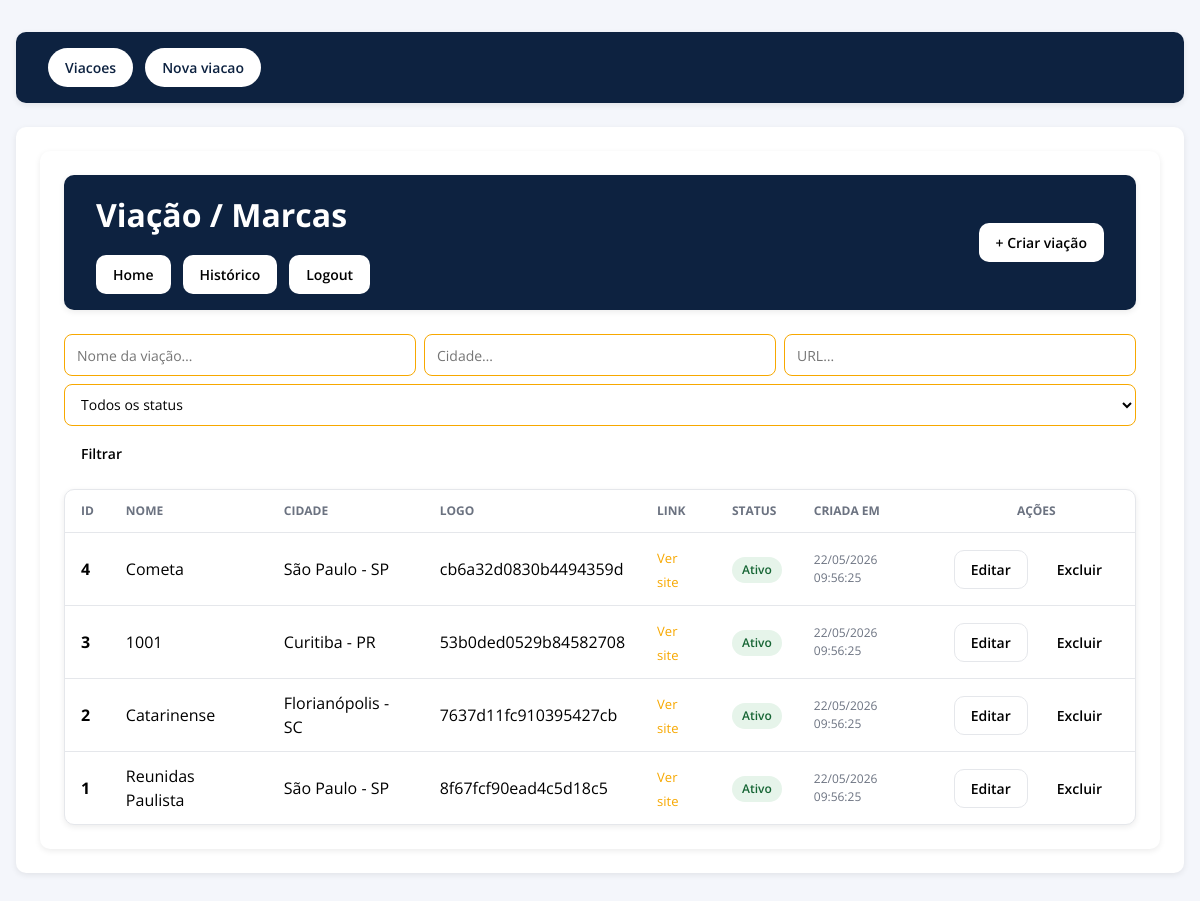
Page / (signed in) on the earlier database version.
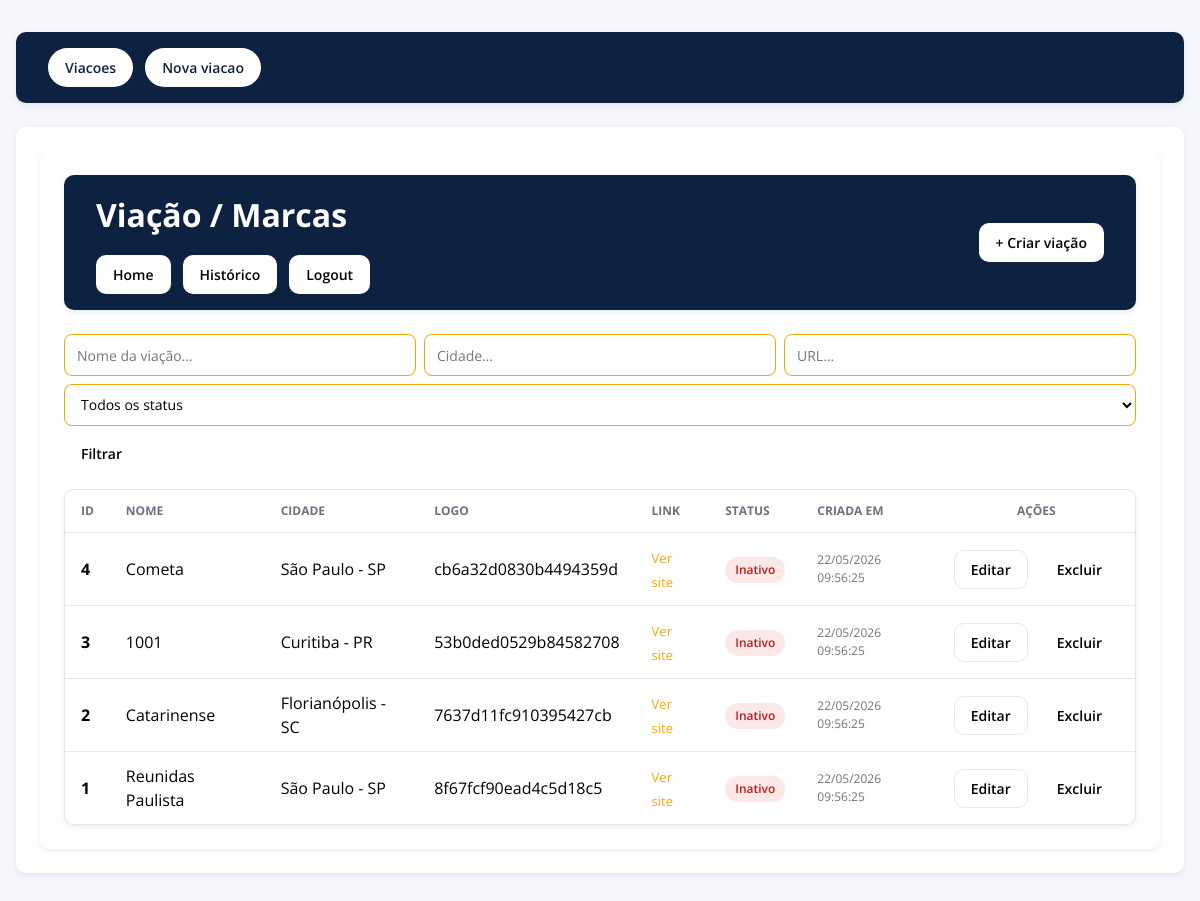
Same page on the later database version.
### tables this page shows
CREATE TABLE IF NOT EXISTS viacoes
(
    id         INT AUTO_INCREMENT PRIMARY KEY,
    nome       VARCHAR(100) NOT NULL,
    url        VARCHAR(255) NOT NULL DEFAULT '',
    cidade     VARCHAR(100) NOT NULL DEFAULT '',
    logo       VARCHAR(255)          DEFAULT NULL,
    status     ENUM ('ativo', 'inativo', 'deletado') NOT NULL DEFAULT 'ativo',
    data_criacao TIMESTAMP    NOT NULL DEFAULT CURRENT_TIMESTAMP,
    data_atualizacao TIMESTAMP    NULL     DEFAULT NULL
        ON UPDATE CURRENT_TIMESTAMP
);

### Core/View.php (called while the page is built, shortened)
<?php
final class View
{
    public static function render(string $view, array $data = []): void
    {
        $basePath = dirname(__DIR__);
        $viewFile = $basePath . '/views/' . $view . '.php';
        $layoutFile = $basePath . '/views/_layout.php';
        extract($data, EXTR_SKIP);
        require $viewFile;
        $content = (string) ob_get_clean();
        require $layoutFile;
    }
}

### Controllers/ViacaoController.php (called while the page is built, shortened)
<?php
final class ViacaoController
{
    private ViacaoService   $viacaoService;
    public function __construct(?ViacaoService $ViacaoService = null)
    {
        $this->viacaoService    = $ViacaoService ?? new ViacaoService();
    }
    public function index(): void
    {
        $nome   = trim((string) ($_GET['nome']   ?? ''));
        $cidade = trim((string) ($_GET['cidade'] ?? ''));
        $url    = trim((string) ($_GET['url']    ?? ''));
        $status = $_GET['status'] ?? '';
        $viacoes = $this->viacaoService->listar(
            $nome   !== '' ? $nome   : null,
            $cidade !== '' ? $cidade : null,
            $url    !== '' ? $url    : null,
            $status !== '' ? $status : null,
        );
        $temFiltro = $nome !== '' || $cidade !== '' || $url !== '' || $status !== '';
        View::render('viacoes/index', [
            'title'     => 'Viações',
            'viacoes'   => $viacoes,
            'temFiltro' => $temFiltro,
            'filtros'   => compact('nome', 'cidade', 'url', 'status'),
        ]);
    }
}

### public/index.php (called while the page is built, shortened)
<?php
require_once __DIR__ . '/../database/db.php';
require __DIR__ . '/../routes/api.php';
$method = (string) ($_SERVER['REQUEST_METHOD'] ?? 'GET');
$router->dispatch($method, $uri);

### database/db.php (called while the page is built, shortened)
<?php
function env(string $key, ?string $default = null): string
{
    $value = getenv($key);
    if ($value === false || $value === '') {
        return $default ?? '';
    }
    return (string) $value;
}
function getPdo(): PDO
{
    static $pdo = null;
    if ($pdo instanceof PDO) {
        return $pdo;
    }
    $host = env('DB_HOST', 'db');
    $db = env('DB_NAME', 'viacoes');
    $user = env('DB_USER', 'root');
    $pass = env('DB_PASSWORD', 'root123');
    $charset = 'utf8mb4';
    $dsn = "mysql:host={$host};dbname={$db};charset={$charset}";
    $options = [
        PDO::ATTR_ERRMODE => PDO::ERRMODE_EXCEPTION,
        PDO::ATTR_DEFAULT_FETCH_MODE => PDO::FETCH_ASSOC,
    ];
    $pdo = new PDO($dsn, $user, $pass, $options);
    return $pdo;
}

### Services/ViacaoService.php (called while the page is built, shortened)
<?php
final class ViacaoService
{
    private PDO $pdo;
    public function __construct(?PDO $pdo = null)
    {
        $this->pdo = $pdo ?? \getPdo();
    }
    public function listar(
        ?string $nome   = null,
        ?string $cidade = null,
        ?string $url    = null,
        ?string $status = null
    ): array {
        $where  = [];
        $params = [];
        $whereClause = $where !== [] ? 'WHERE ' . implode(' AND ', $where) : '';
        $stmt = $this->pdo->prepare("SELECT * FROM viacoes {$whereClause} ORDER BY id DESC");
        $stmt->execute($params);
        return array_map(
            fn(array $row) => Viacao::fromRow($row),
            $stmt->fetchAll(PDO::FETCH_ASSOC)
        );
    }
}

### Models/Viacao.php (called while the page is built, shortened)
<?php
final class Viacao
{
    public static function fromRow(array $row): self
    {
        return new self(
            id: (int) $row['id'],
            nome: (string) $row['nome'],
            logo: $row['logo'],
            url: (string) $row['url'],
            cidade: (string) $row['cidade'],
            status: (int) $row['status'] === 1,
            data_criacao: $row['data_criacao'] !== null
                ? (new \DateTime($row['data_criacao']))
                    ->setTimezone(new \DateTimeZone('America/Sao_Paulo'))
                    ->format('d/m/Y H:i:s')
                : null,
        );
    }
}

### views/viacoes/index.php (the view, shortened to what this page needs)
<?php
$busca = $busca ?? '';
?>
<link rel="stylesheet" href="/css/layout.css">
<main class="container">
    <header class="page-header">
        <div>
            <h1 style="color: white">Viação / Marcas</h1>
            <nav class="actions">
                <a class="btn btn-primary" href="/home">Home</a>
                <a class="btn btn-primary"  href="/viacoes/historico">Histórico</a>
                <a class="btn btn-primary"  href="/logout">Logout</a>
            </nav>
        </div>
        <a href="/viacoes/create" class="btn btn-primary">
            + Criar viação
        </a>
    </header>
    <?php
    $filtros   = $filtros   ?? [];
    ?>
    <form method="get" action="/viacoes" class="search-bar search-bar--multi">
        <div class="search-group search-group--multi">
            <input type="search" name="nome"
                   class="search-input"
                   placeholder="Nome da viação…"
                   value="<?= htmlspecialchars($filtros['nome'] ?? '', ENT_QUOTES, 'UTF-8') ?>">
            <input type="search" name="cidade"
                   class="search-input"
                   placeholder="Cidade…"
                   value="<?= htmlspecialchars($filtros['cidade'] ?? '', ENT_QUOTES, 'UTF-8') ?>">
            <input type="search" name="url"
                   class="search-input"
                   placeholder="URL…"
                   value="<?= htmlspecialchars($filtros['url'] ?? '', ENT_QUOTES, 'UTF-8') ?>">
            <select name="status" class="search-select">
                <option value="">Todos os status</option>
            </select>
            <button type="submit" class="btn btn-primary">Filtrar</button>
        </div>
    </form>
    <?php if (count($viacoes) === 0): ?>
        <div class="card empty-state">
            <?php if ($busca !== ''): ?>
                <p>Nenhuma viação encontrada para a busca "<strong><?= htmlspecialchars($busca, ENT_QUOTES, 'UTF-8') ?></strong>".</p>
            <?php else: ?>
                <p>Nenhuma viação cadastrada no sistema.</p>
            <?php endif; ?>
        </div>
    <?php else: ?>
        <div class="table-card">
            <table>
                <thead>
                <tr>
                    <th>ID</th>
                    <th>Nome</th>
                    <th>Cidade</th>
                    <th>Logo</th>
                    <th>Link</th>
                    <th>Status</th>
                    <th class="date-text">Criada em</th>
                    <th style="text-align: center;">Ações</th>
                </tr>
                </thead>
                <tbody>
                <?php foreach ($viacoes as $viacao): ?>
                    <tr>
                        <td><strong><?= (int) $viacao->id ?></strong></td>
                        <td><?= htmlspecialchars($viacao->nome, ENT_QUOTES, 'UTF-8') ?></td>
                        <td><?= htmlspecialchars($viacao->cidade, ENT_QUOTES, 'UTF-8') ?></td>
                        <td><?= htmlspecialchars(substr($viacao?->logo ?? '', 0, 20), ENT_QUOTES, 'UTF-8') ?></td>
                        <td>
                            <a href="<?= htmlspecialchars($viacao->url, ENT_QUOTES, 'UTF-8') ?>"
                               target="_blank" class="url-link">
                                Ver site
                            </a>
                        </td>
                        <td>
                            <?php if ($viacao->status): ?>
                                <span class="badge badge-active">Ativo</span>
                            <?php else: ?>
                                <span class="badge badge-inactive">Inativo</span>
                            <?php endif; ?>
                        </td>
                        <td class="date-text">
                            <?= htmlspecialchars($viacao->data_criacao, ENT_QUOTES, 'UTF-8') ?>
                        </td>
                        <td>
                            <div class="actions" style="justify-content: flex-end;">
                                <a href="/viacoes/<?= (int) $viacao->id ?>/edit" class="btn btn-ghost">
                                    Editar
                                </a>
                                <form method="post" action="/viacoes/<?= (int) $viacao->id ?>/delete"
                                      onsubmit="return confirm('Remover esta marca?');">
                                    <button type="submit" class="btn btn-danger">Excluir</button>
                                </form>
                            </div>
                        </td>
                    </tr>
                <?php endforeach; ?>
                </tbody>
            </table>
        </div>
    <?php endif; ?>
</main>

### Core/Router.php (shortened to what this page needs)
<?php
final class Router
{
    private array $routes = [];
    private function add(string $method, string $pattern, callable|array $handler): void
    {
        $method = strtoupper($method);
        $pattern = $this->normalizePath($pattern);
        $this->routes[$method] ??= [];
        $this->routes[$method][] = [
            'pattern' => $pattern,
            'regex' => $this->patternToRegex($pattern),
            'handler' => $handler,
        ];
    }
    public function dispatch(string $method, string $uri): void
    {
        $method = strtoupper($method);
        $path = parse_url($uri, PHP_URL_PATH);
        $path = is_string($path) ? $path : '/';
        $path = $this->normalizePath($path);
        foreach ($this->routes[$method] ?? [] as $route) {
            $matches = [];
            if (preg_match($route['regex'], $path, $matches) !== 1) {
                continue;
            }
            $params = [];
            foreach ($matches as $key => $value) {
                if (!is_string($key)) {
                    continue;
                }
                $params[$key] = $value;
            }
            $this->invoke($route['handler'], $params);
            return;
        }
    }
    private function invoke(callable|array $handler, array $params): void
    {
        if (is_array($handler)) {
            [$class, $method] = $handler;
            $controller = new $class();
            $controller->$method(...$params);
            return;
        }
    }
    private function normalizePath(string $path): string
    {
        $path = '/' . ltrim($path, '/');
        if ($path !== '/') {
            $path = rtrim($path, '/');
        }
        return $path;
    }
    private function patternToRegex(string $pattern): string
    {
        $tmp = preg_replace_callback(
            '#\{([a-zA-Z_][a-zA-Z0-9_]*)\}#',
            static fn(array $m): string => '__PARAM__' . $m[1] . '__',
            $pattern
        );
        $quoted = preg_quote((string) $tmp, '#');
        $regex = preg_replace_callback(
            '#__PARAM__([a-zA-Z_][a-zA-Z0-9_]*)__#',
            static function (array $m): string {
                $name = $m[1];
                $paramPattern = $name === 'id' ? '\\d+' : '[^/]+';
                return '(?P<' . $name . '>' . $paramPattern . ')';
            },
            $quoted
        );
        return '#^' . (string) $regex . '$#';
    }
}

### views/_layout.php (shortened to what this page needs)
?><!doctype html>
<html lang="pt-BR">
<head>
    <link rel="stylesheet" href="layout.css">
</head>
<body>
<header>
    <div >
        <nav class="container-nav">
            <a class="btn-headerlay" href="/viacoes">Viacoes</a>
            <a class="btn-headerlay" href="/viacoes/create">Nova viacao</a>
        </nav>
    </div>
</header>
<main>
    <div class="container">
        <?= $content ?>
    </div>
</main>
</body>
</html>

Differences in the rows shown:
changed viacoes "Cometa": status 1 → "ativo" (drawn)
changed viacoes "Curitiba - PR": status 1 → "ativo" (drawn)
changed viacoes "Catarinense": status 1 → "ativo" (drawn)
changed viacoes "Reunidas Paulista": status 1 → "ativo" (drawn)
Other differences:
list line gone: "Ativo"
new list line: "Inativo"
